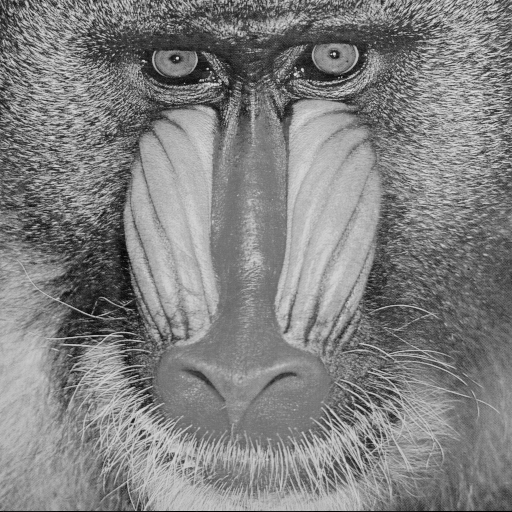
#> input picture Trabalho 2/baboon.png, 512 x 512 px
$ python rotacionar.py baboon.png
#> lines starting #> are read from the running program, lines starting #| are printed output that depends on the picture
#> further down, img is the input picture: shape (512, 512); min 0, max 230, mean 129.1
import cv2
import numpy as np
import sys

#Rotaciona a imagem em 45 graus e devolve seu espectro de fourier, recebe como parametro 'nome/diretorio da imagem'

def rotacionar(img, angulo):
#> called with angulo = 45
  centro_y, centro_x = int(img.shape[0]/2), int(img.shape[1]/2)
#> centro_y = 256; centro_x = 256
  rotacional = cv2.getRotationMatrix2D((centro_x,centro_y), angulo, 0.7)
  img_rot = cv2.warpAffine(img, rotacional, img.shape)
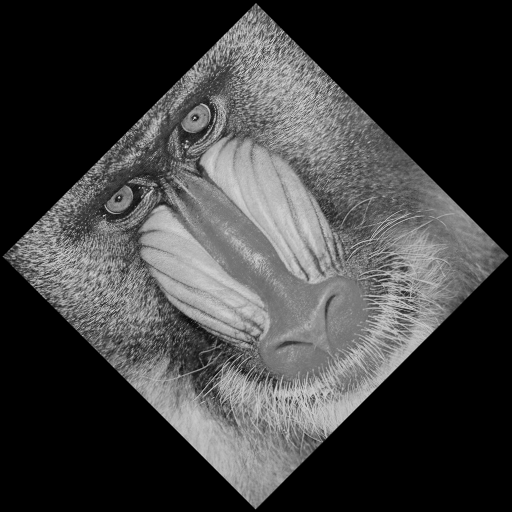
#> img_rot: shape (512, 512); min 0, max 219, mean 63.3
  fft_espec = np.fft.fft2(img_rot)
  fft_espec = np.fft.fftshift(fft_espec)
  fft_espec = 20*np.log(np.abs(fft_espec))
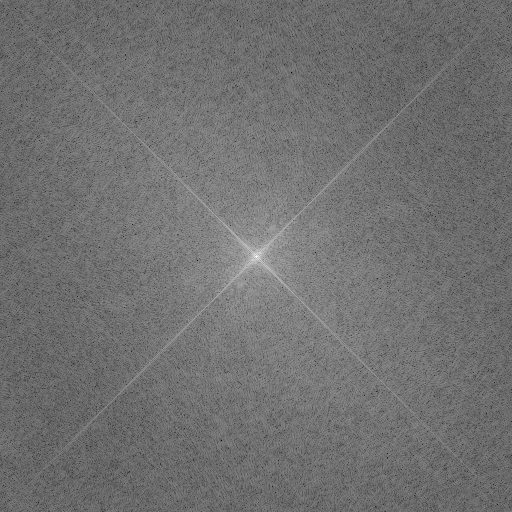
#> fft_espec: shape (512, 512) float64; min 40.16, max 332.5, mean 169.6; drawn with min black and max white
  return img_rot, fft_espec

if __name__ == "__main__":
    if(len(sys.argv) < 2):
        print("Parametros passados insuficientes, passe o diretorio da imagem.\n")
    else:
        img = cv2.imread(sys.argv[1], cv2.IMREAD_GRAYSCALE)
        img_rot, espec = rotacionar(img, 45)
        cv2.imwrite(f'{sys.argv[1]}_rotacionada45graus.png', img_rot)
        cv2.imwrite(f'{sys.argv[1]}_espectroFourierRotacionado45.png', espec)
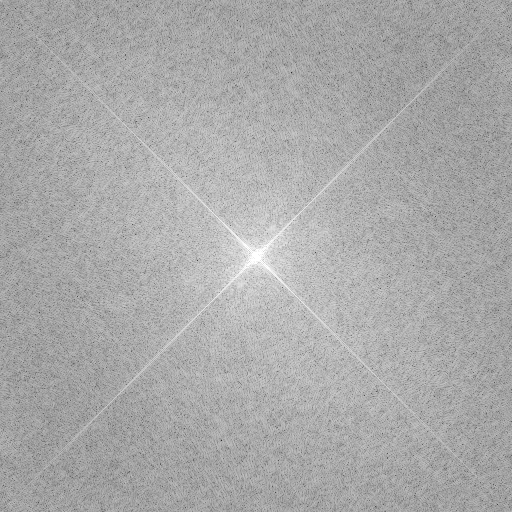
#> saved as baboon.png_espectroFourierRotacionado45.png: shape (512, 512); min 40, max 255, mean 169.6
